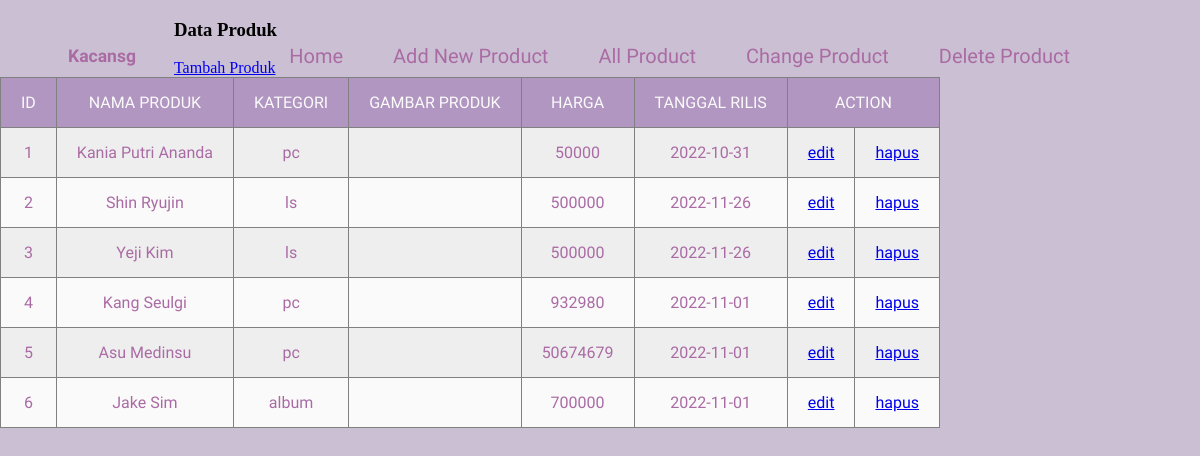
The app's page /admin.php with its own data.
### tables this page shows
CREATE TABLE `kacans` (
  `id` int(50) NOT NULL,
  `nama` varchar(500) NOT NULL,
  `nohp` varchar(20) DEFAULT NULL,
  `kategori` varchar(50) NOT NULL,
  `versi` varchar(500) DEFAULT NULL,
  `kuantitas` int(100) NOT NULL,
  `harga` int(50) NOT NULL,
  `tanggal` date NOT NULL,
  `alamat` varchar(500) NOT NULL,
  `pembayaran` varchar(50) NOT NULL,
  `gambar` varchar(100) NOT NULL
);

### admin.php (the view, shortened to what this page needs)
<?php
    require 'config.php';
    $result = mysqli_query($db, "SELECT * FROM kacans");
?>
<!DOCTYPE html>
<html lang="en">
<head>
    <link rel="stylesheet" href="kacans.css">
</head>
<body>
    <div class="logo">
        <a href="kacans.html"><h3>Kacansg</h3></a>
        </div>
        <nav class="navi">
        <a href="#">Delete Product</a>
        <a href="about_kacans.php">Change Product</a>
        <a href="contact_kacans.php">All Product</a>
        <a href="input.php">Add New Product</a>
        <a href="kacans.php">Home</a>
    </nav>
    <h3>Data Produk</h3>
    <a href="input.php">Tambah Produk</a><br>
    <table border='1'>
        <tr>
            <th>id</th>
            <th>nama produk</th>
            <th>kategori</th>
            <th>gambar produk</th>
            <th>harga</th>
            <th>tanggal rilis</th>
            <th colspan='2'>action</th>
        </tr>
        <?php
            $i = 1;
            while($row = mysqli_fetch_array($result)){
        ?>
        <tr>
            <td><?=$i; ?></td>
            <td><?=$row['nama']?></td>
            <td><?=$row['kategori']?></td>
            <td><?=$row['foto']?></td>
            <td><?=$row['harga']?></td>
            <td><?=$row['tanggal']?></td>
            <td><a href="edit.php?id=<?=$row['id']?>"> edit </a></+td>
            <td><a href="hapus.php?id=<?=$row['id']?>">hapus</a></td>
        </tr>
            <?php
             $i++;
                }
            ?>
    </table>
</body>
</html>

### kacans.css (style rules this page uses)
html { margin: 0; padding: 0; width: 100%; }
body { margin: 0; padding: 0; width: 100%; height: 100%; background: #cbc0d3; background-repeat: no-repeat; background-size: cover; display: inline; }
.logo a { position: relative; float: left; margin-left: 30px; top: 10px; padding: 0px 38px; font-family: 'DynaPuff', cursive; font-size: 15px; font-weight: bold; text-decoration: none; color: #aa6ba4; }
.navi a { float: right; margin-right: 30px; position: relative; right: 90px; text-align: right; color: #aa6ba4; padding: 10px 10px; text-decoration: none; font-size: 20px; top: 15px; font-family: 'Concert One', cursive; }
table { position: relative; z-index: 2; border-collapse: collapse; }
td , th { padding: 15px 20px; text-align: center; }
th { background-color: #b196c1; color: #fafafa; font-family: 'Concert One', cursive; font-weight: 200; text-transform: uppercase; }
tr { width: 100%; background-color: #fafafa; font-family: 'Concert One', cursive; color: #aa6ba4; }
tr:nth-child(even) { background-color: #eeeeee; }

### records on screen
kacans: nama "Kania Putri Ananda", kategori "pc", harga "50000", tanggal "2022-10-31"
kacans: nama "Shin Ryujin", kategori "ls", harga "500000", tanggal "2022-11-26"
kacans: nama "Yeji Kim", kategori "ls", harga "500000", tanggal "2022-11-26"
kacans: nama "Kang Seulgi", kategori "pc", harga "932980", tanggal "2022-11-01"
kacans: nama "Asu Medinsu", kategori "pc", harga "50674679", tanggal "2022-11-01"
kacans: nama "Jake Sim", kategori "album", harga "700000", tanggal "2022-11-01"
